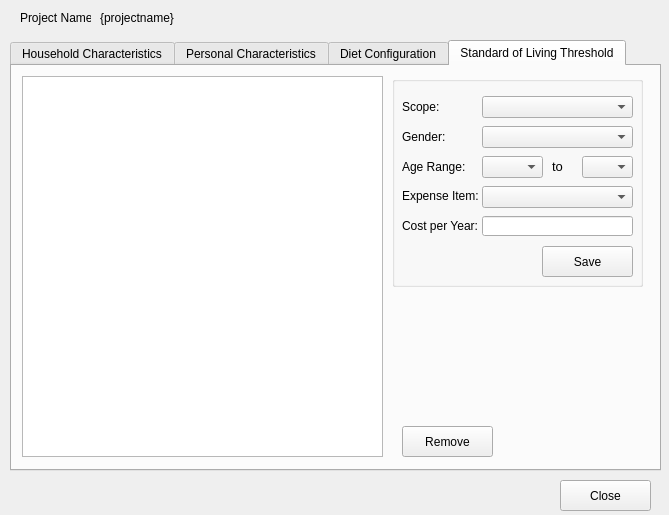
<?xml version="1.0" encoding="UTF-8"?>
<ui version="4.0">
 <class>ProjectConfiguration</class>
 <widget class="QWidget" name="ProjectConfiguration">
  <property name="geometry">
   <rect>
    <x>0</x>
    <y>0</y>
    <width>669</width>
    <height>515</height>
   </rect>
  </property>
  <property name="minimumSize">
   <size>
    <width>669</width>
    <height>515</height>
   </size>
  </property>
  <property name="sizeIncrement">
   <size>
    <width>0</width>
    <height>0</height>
   </size>
  </property>
  <property name="windowTitle">
   <string>Project Configuration</string>
  </property>
  <widget class="QLabel" name="label">
   <property name="geometry">
    <rect>
     <x>20</x>
     <y>10</y>
     <width>71</width>
     <height>16</height>
    </rect>
   </property>
   <property name="text">
    <string>Project Name:</string>
   </property>
  </widget>
  <widget class="QLabel" name="lblProjectName">
   <property name="geometry">
    <rect>
     <x>100</x>
     <y>10</y>
     <width>431</width>
     <height>16</height>
    </rect>
   </property>
   <property name="text">
    <string>{projectname}</string>
   </property>
  </widget>
  <widget class="QTabWidget" name="tabProject">
   <property name="geometry">
    <rect>
     <x>10</x>
     <y>40</y>
     <width>651</width>
     <height>431</height>
    </rect>
   </property>
   <property name="currentIndex">
    <number>3</number>
   </property>
   <widget class="QWidget" name="tabProjectHouseholdCharacteristics">
    <attribute name="title">
     <string>Household Characteristics</string>
    </attribute>
    <widget class="QPushButton" name="cmdHouseholdMoveSelected">
     <property name="geometry">
      <rect>
       <x>280</x>
       <y>210</y>
       <width>81</width>
       <height>31</height>
      </rect>
     </property>
     <property name="text">
      <string>&gt;</string>
     </property>
    </widget>
    <widget class="QPushButton" name="cmdHouseholdRemoveSelected">
     <property name="geometry">
      <rect>
       <x>280</x>
       <y>250</y>
       <width>81</width>
       <height>31</height>
      </rect>
     </property>
     <property name="text">
      <string>&lt;</string>
     </property>
    </widget>
    <widget class="QLabel" name="label_5">
     <property name="geometry">
      <rect>
       <x>20</x>
       <y>10</y>
       <width>171</width>
       <height>16</height>
      </rect>
     </property>
     <property name="text">
      <string>Available Household Characteristics</string>
     </property>
    </widget>
    <widget class="QPushButton" name="cmdHouseholdMoveAll">
     <property name="geometry">
      <rect>
       <x>280</x>
       <y>130</y>
       <width>81</width>
       <height>31</height>
      </rect>
     </property>
     <property name="text">
      <string>&gt;&gt;</string>
     </property>
    </widget>
    <widget class="QPushButton" name="cmdHouseholdRemoveAll">
     <property name="geometry">
      <rect>
       <x>280</x>
       <y>170</y>
       <width>81</width>
       <height>31</height>
      </rect>
     </property>
     <property name="text">
      <string>&lt;&lt;</string>
     </property>
    </widget>
    <widget class="QLabel" name="label_6">
     <property name="geometry">
      <rect>
       <x>380</x>
       <y>10</y>
       <width>211</width>
       <height>16</height>
      </rect>
     </property>
     <property name="text">
      <string>Selected Household Characteristics</string>
     </property>
    </widget>
    <widget class="QListView" name="lstHouseholdAvailableChars">
     <property name="geometry">
      <rect>
       <x>10</x>
       <y>30</y>
       <width>261</width>
       <height>361</height>
      </rect>
     </property>
    </widget>
    <widget class="QListView" name="lstHouseholdSelectedChars">
     <property name="geometry">
      <rect>
       <x>370</x>
       <y>30</y>
       <width>261</width>
       <height>361</height>
      </rect>
     </property>
    </widget>
   </widget>
   <widget class="QWidget" name="tabProjectPersonalCharacteristics">
    <attribute name="title">
     <string>Personal Characteristics</string>
    </attribute>
    <widget class="QPushButton" name="cmdPersonalRemoveSelected">
     <property name="geometry">
      <rect>
       <x>280</x>
       <y>250</y>
       <width>81</width>
       <height>31</height>
      </rect>
     </property>
     <property name="text">
      <string>&lt;</string>
     </property>
    </widget>
    <widget class="QLabel" name="label_4">
     <property name="geometry">
      <rect>
       <x>380</x>
       <y>10</y>
       <width>211</width>
       <height>16</height>
      </rect>
     </property>
     <property name="text">
      <string>Selected Personal Characteristics</string>
     </property>
    </widget>
    <widget class="QPushButton" name="cmdPersonalMoveSelected">
     <property name="geometry">
      <rect>
       <x>280</x>
       <y>210</y>
       <width>81</width>
       <height>31</height>
      </rect>
     </property>
     <property name="text">
      <string>&gt;</string>
     </property>
    </widget>
    <widget class="QPushButton" name="cmdPersonalMoveAll">
     <property name="geometry">
      <rect>
       <x>280</x>
       <y>130</y>
       <width>81</width>
       <height>31</height>
      </rect>
     </property>
     <property name="text">
      <string>&gt;&gt;</string>
     </property>
    </widget>
    <widget class="QLabel" name="label_3">
     <property name="geometry">
      <rect>
       <x>20</x>
       <y>10</y>
       <width>171</width>
       <height>16</height>
      </rect>
     </property>
     <property name="text">
      <string>Available Personal Characteristics</string>
     </property>
    </widget>
    <widget class="QPushButton" name="cmdPersonalRemoveAll">
     <property name="geometry">
      <rect>
       <x>280</x>
       <y>170</y>
       <width>81</width>
       <height>31</height>
      </rect>
     </property>
     <property name="text">
      <string>&lt;&lt;</string>
     </property>
    </widget>
    <widget class="QListView" name="lstPersonalAvailableChars">
     <property name="geometry">
      <rect>
       <x>10</x>
       <y>30</y>
       <width>261</width>
       <height>361</height>
      </rect>
     </property>
    </widget>
    <widget class="QListView" name="lstPersonalSelectedChars">
     <property name="geometry">
      <rect>
       <x>370</x>
       <y>30</y>
       <width>261</width>
       <height>361</height>
      </rect>
     </property>
    </widget>
   </widget>
   <widget class="QWidget" name="tab">
    <attribute name="title">
     <string>Diet Configuration</string>
    </attribute>
    <widget class="QTableView" name="tblDiets">
     <property name="geometry">
      <rect>
       <x>10</x>
       <y>10</y>
       <width>341</width>
       <height>381</height>
      </rect>
     </property>
    </widget>
    <widget class="QPushButton" name="cmdDelDiet">
     <property name="geometry">
      <rect>
       <x>360</x>
       <y>350</y>
       <width>91</width>
       <height>31</height>
      </rect>
     </property>
     <property name="text">
      <string>Delete</string>
     </property>
    </widget>
    <widget class="QGroupBox" name="groupBox">
     <property name="geometry">
      <rect>
       <x>360</x>
       <y>10</y>
       <width>281</width>
       <height>211</height>
      </rect>
     </property>
     <property name="title">
      <string/>
     </property>
     <widget class="QComboBox" name="cmbFoodItem">
      <property name="geometry">
       <rect>
        <x>120</x>
        <y>20</y>
        <width>141</width>
        <height>22</height>
       </rect>
      </property>
     </widget>
     <widget class="QLabel" name="label_2">
      <property name="geometry">
       <rect>
        <x>20</x>
        <y>23</y>
        <width>81</width>
        <height>20</height>
       </rect>
      </property>
      <property name="text">
       <string>Food Item:</string>
      </property>
     </widget>
     <widget class="QLineEdit" name="txtUnitOfMeasure">
      <property name="geometry">
       <rect>
        <x>120</x>
        <y>60</y>
        <width>141</width>
        <height>20</height>
       </rect>
      </property>
     </widget>
     <widget class="QLabel" name="label_7">
      <property name="geometry">
       <rect>
        <x>20</x>
        <y>60</y>
        <width>91</width>
        <height>16</height>
       </rect>
      </property>
      <property name="text">
       <string>Unit Of Measure:</string>
      </property>
     </widget>
     <widget class="QLineEdit" name="txtPercentage">
      <property name="geometry">
       <rect>
        <x>120</x>
        <y>100</y>
        <width>91</width>
        <height>20</height>
       </rect>
      </property>
     </widget>
     <widget class="QLineEdit" name="txtUnitPrice">
      <property name="geometry">
       <rect>
        <x>120</x>
        <y>140</y>
        <width>91</width>
        <height>20</height>
       </rect>
      </property>
     </widget>
     <widget class="QPushButton" name="cmdSaveDiet">
      <property name="geometry">
       <rect>
        <x>180</x>
        <y>170</y>
        <width>91</width>
        <height>31</height>
       </rect>
      </property>
      <property name="text">
       <string>Save</string>
      </property>
     </widget>
     <widget class="QLabel" name="label_8">
      <property name="geometry">
       <rect>
        <x>20</x>
        <y>100</y>
        <width>91</width>
        <height>21</height>
       </rect>
      </property>
      <property name="text">
       <string>Percentage:</string>
      </property>
     </widget>
     <widget class="QLabel" name="label_9">
      <property name="geometry">
       <rect>
        <x>20</x>
        <y>140</y>
        <width>91</width>
        <height>21</height>
       </rect>
      </property>
      <property name="text">
       <string>Price per Unit:</string>
      </property>
     </widget>
    </widget>
   </widget>
   <widget class="QWidget" name="tab_2">
    <attribute name="title">
     <string>Standard of Living Threshold</string>
    </attribute>
    <widget class="QTableView" name="tblStandardOfLiving">
     <property name="geometry">
      <rect>
       <x>10</x>
       <y>10</y>
       <width>361</width>
       <height>381</height>
      </rect>
     </property>
    </widget>
    <widget class="QGroupBox" name="groupBox_2">
     <property name="geometry">
      <rect>
       <x>380</x>
       <y>10</y>
       <width>251</width>
       <height>211</height>
      </rect>
     </property>
     <property name="title">
      <string/>
     </property>
     <widget class="QComboBox" name="cmbExpenseItem">
      <property name="geometry">
       <rect>
        <x>90</x>
        <y>110</y>
        <width>151</width>
        <height>22</height>
       </rect>
      </property>
     </widget>
     <widget class="QLabel" name="label_10">
      <property name="geometry">
       <rect>
        <x>10</x>
        <y>110</y>
        <width>81</width>
        <height>20</height>
       </rect>
      </property>
      <property name="text">
       <string>Expense Item:</string>
      </property>
     </widget>
     <widget class="QLabel" name="label_11">
      <property name="geometry">
       <rect>
        <x>10</x>
        <y>20</y>
        <width>71</width>
        <height>21</height>
       </rect>
      </property>
      <property name="text">
       <string>Scope:</string>
      </property>
     </widget>
     <widget class="QPushButton" name="cmdSaveLivingStanItem">
      <property name="geometry">
       <rect>
        <x>150</x>
        <y>170</y>
        <width>91</width>
        <height>31</height>
       </rect>
      </property>
      <property name="text">
       <string>Save</string>
      </property>
     </widget>
     <widget class="QLabel" name="label_12">
      <property name="geometry">
       <rect>
        <x>10</x>
        <y>80</y>
        <width>71</width>
        <height>21</height>
       </rect>
      </property>
      <property name="text">
       <string>Age Range:</string>
      </property>
     </widget>
     <widget class="QLabel" name="label_13">
      <property name="geometry">
       <rect>
        <x>10</x>
        <y>50</y>
        <width>71</width>
        <height>21</height>
       </rect>
      </property>
      <property name="text">
       <string>Gender:</string>
      </property>
     </widget>
     <widget class="QLabel" name="label_14">
      <property name="geometry">
       <rect>
        <x>10</x>
        <y>140</y>
        <width>81</width>
        <height>20</height>
       </rect>
      </property>
      <property name="text">
       <string>Cost per Year:</string>
      </property>
     </widget>
     <widget class="QLineEdit" name="txtCostPerYear">
      <property name="geometry">
       <rect>
        <x>90</x>
        <y>140</y>
        <width>151</width>
        <height>20</height>
       </rect>
      </property>
     </widget>
     <widget class="QComboBox" name="cmbScope">
      <property name="geometry">
       <rect>
        <x>90</x>
        <y>20</y>
        <width>151</width>
        <height>22</height>
       </rect>
      </property>
     </widget>
     <widget class="QComboBox" name="cmbGender">
      <property name="geometry">
       <rect>
        <x>90</x>
        <y>50</y>
        <width>151</width>
        <height>22</height>
       </rect>
      </property>
     </widget>
     <widget class="QComboBox" name="cmbExpenseItem_2">
      <property name="geometry">
       <rect>
        <x>90</x>
        <y>80</y>
        <width>61</width>
        <height>22</height>
       </rect>
      </property>
     </widget>
     <widget class="QLabel" name="label_15">
      <property name="geometry">
       <rect>
        <x>160</x>
        <y>80</y>
        <width>21</width>
        <height>21</height>
       </rect>
      </property>
      <property name="font">
       <font>
        <pointsize>10</pointsize>
       </font>
      </property>
      <property name="text">
       <string>to</string>
      </property>
     </widget>
     <widget class="QComboBox" name="cmbExpenseItem_3">
      <property name="geometry">
       <rect>
        <x>190</x>
        <y>80</y>
        <width>51</width>
        <height>22</height>
       </rect>
      </property>
     </widget>
    </widget>
    <widget class="QPushButton" name="cmdDelLivingStandardItem">
     <property name="geometry">
      <rect>
       <x>390</x>
       <y>360</y>
       <width>91</width>
       <height>31</height>
      </rect>
     </property>
     <property name="text">
      <string>Remove</string>
     </property>
    </widget>
   </widget>
  </widget>
  <widget class="QPushButton" name="cmdClose">
   <property name="geometry">
    <rect>
     <x>560</x>
     <y>480</y>
     <width>91</width>
     <height>31</height>
    </rect>
   </property>
   <property name="text">
    <string>Close</string>
   </property>
  </widget>
 </widget>
 <resources/>
 <connections/>
</ui>
